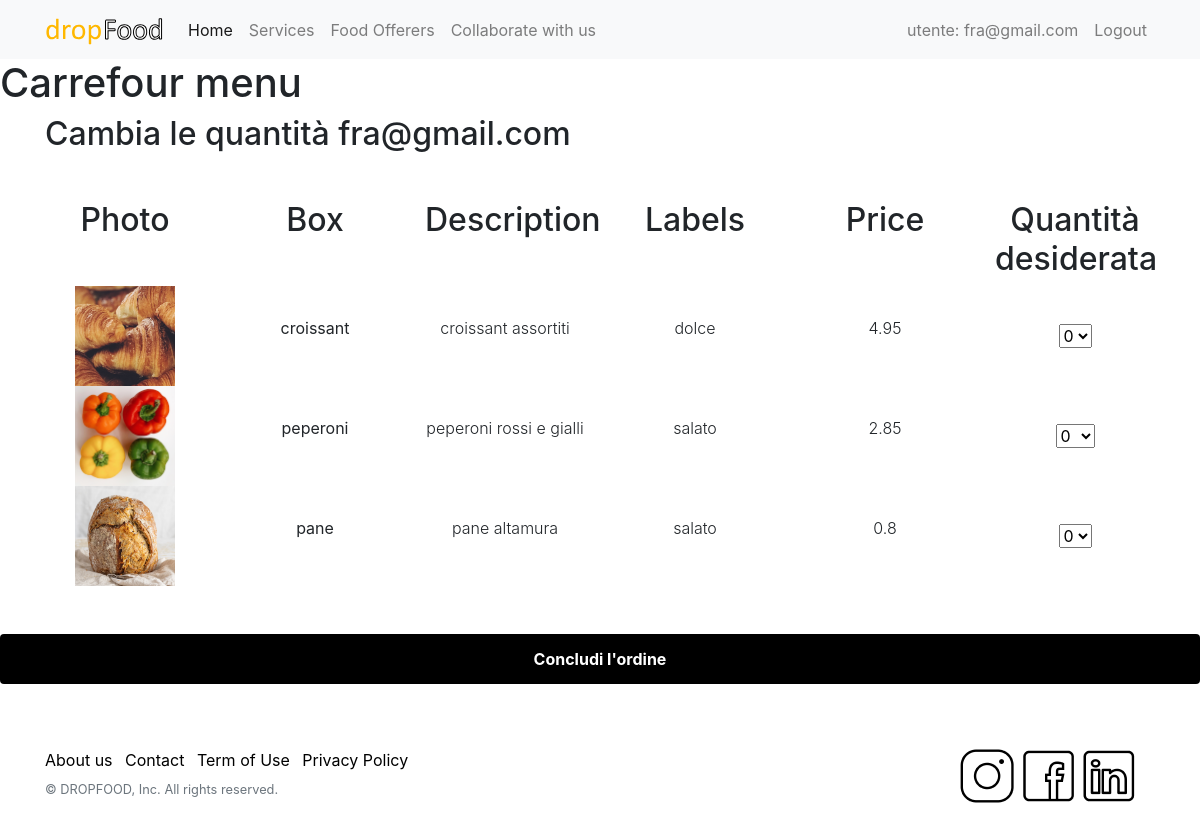
/offerer1 (signed in), run on the app's committed database.
### modelDB.py (models this page shows, shortened)
class Box(db.Model):
    __tablename__ = "boxes"
    id = db.Column(db.Integer, primary_key=True)
    boxName = db.Column(db.String(30), unique=True, nullable=False)
    labels = db.Column(db.String(100), nullable=False)
    foodOfferer = db.Column(db.Integer, db.ForeignKey('users.id'))  # foreignKey
    quantity = db.Column(db.Integer, nullable=False)
    price = db.Column(db.Float, nullable=False)  # per unit
    description = db.Column(db.String, nullable=True)
    contenuto = db.relationship('OrderDetails', backref='box')  # 1 to many

### app.py (the view)
@app.route('/offerer1')
def offerer1():
    listaBox = Box.query.filter_by(foodOfferer=3).all()
    return render_template("offerer1.html", listaBox=listaBox)

### templates/offerer1.html
{% extends "main_theme.html" %}
{% block content %}
    <h1>Carrefour menu</h1>
    <form action="/handleConcludi" method="post">
        <div class="container">
            <h2 class="mb-5">Cambia le quantità {{ session.get('email') }}</h2>
            <div class="row text-center">
                <div class="col-sm-2">
                    <h2>Photo</h2>
                </div>
                <div class="col-sm-2">
                    <h2>Box</h2>
                </div>
                <div class="col-sm-2">
                    <h2>Description</h2>
                </div>
                <div class="col-sm-2">
                    <h2>Labels</h2>
                </div>
                <div class="col-sm-2">
                    <h2>Price</h2>
                </div>
                <div class="col-sm-2">
                    <h2>{% if session.get('email') %}Quantità desiderata{% endif %}</h2>
                </div>
            </div>
            {% for Box in listaBox %}
                <div class="row align-items-center text-center">
                    <div class="col-sm-2">
                        <img class="immagini-menu mx-auto mb-5 mb-lg-0" {% set src = "../static/images/" + Box.boxName + ".jpg" %} src={{ src }}>
                    </div>
                    <div class="col-sm-2">
                        <p>{{ Box.boxName }}</p>
                    </div>
                    <div class="col-sm-2">
                        <p class="font-weight-light">{{ Box.description }}</p>
                    </div>
                    <div class="col-sm-2">
                        <p class="font-weight-light">{{ Box.labels }}</p>
                    </div>
                    <div class="col-sm-2">
                        <p class="font-weight-light">{{ Box.price }}</p>
                    </div>
                    <div class="col-sm-2">
                        {% if session.get('email') %}
                        <select class="form-select" name='{{ Box.id }}'>
                            {% for i in range(Box.quantity + 1) %}
                                <option value={{ i }}>{{ i }}</option><br>
                            {% endfor %}
                        </select>
                        {% endif %}
                    </div>
                </div>
            {% endfor %}
        </div>
        {% if session.get('email') %}<tr><td><input type="submit" class="btn1 mt-5" value="Concludi l'ordine"></td>{% endif %}</tr>
    </form>
{% endblock content %}

### static/CSS/style.css (style rules this page uses)
.btn1 { border: none; outline: none; height: 50px; width: 100%; background-color: black; color: white; border-radius: 4px; font-weight: bold; }
.immagini-menu { height: 100px; width: 100px; }

### data on the page
Box: shows a picture, boxName "croissant", description "croissant assortiti", labels "dolce", price "4.95", quantity+id "0"
Box: shows a picture, boxName "peperoni", description "peperoni rossi e gialli", labels "salato", price "2.85", quantity+id "0"
Box: shows a picture, boxName "pane", description "pane altamura", labels "salato", price "0.8", quantity+id "0"

### other printed values
{{ session.get('email') }} "fra@gmail.com"
